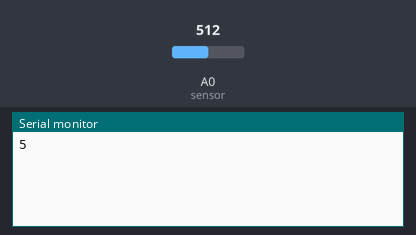
Bench run of a sketch on a simulated Arduino Uno, built with avr-gcc and run on an emulated ATmega328P. Parts: the last lines printed to the serial monitor. Inputs (shaded band) come from the test bench; at power-on: A0 (sensor) = 512.

Above: at 1.8 s.
1.9 s: A0 (sensor) set to 716
At 2.8 s:
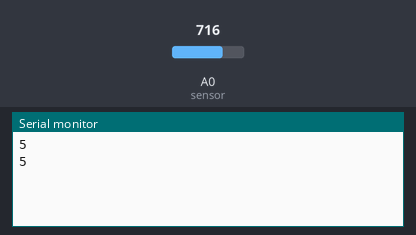
3.4 s: A0 (sensor) set to 900
At 4.6 s:
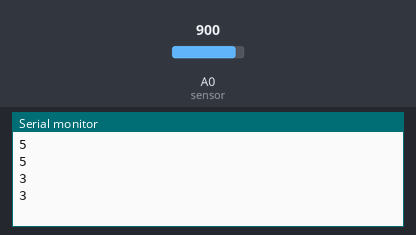
Timing chart, 0 to 6.4 s (numbered marks = the images above; inputs shaded):
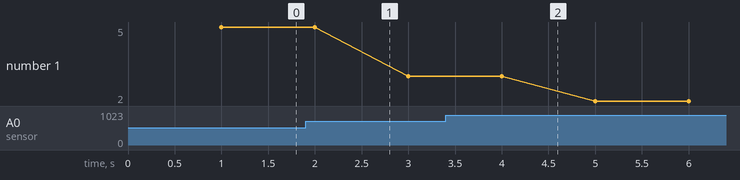

The sketch:

SharpIR_Distance_Measurement.ino
```cpp
// Sharp IR GP2Y0A41SK0F Distance Test
// Sharp IR GP2Y0A41SK0F (4-30cm, analog)
#define sensor A0

void setup() {
  // start the serial port
  Serial.begin(9600);
}

void loop() {

  // value from sensor * (5/1024)
  float volts = analogRead(sensor)*0.0048828125;
  // worked out from datasheet graph
  int distance = 13*pow(volts, -1);
  // slow down serial port
  delay(1000);

  if (distance <= 30){
    // print the distance
    Serial.println(distance);
    }
}
```

Measured:
- plotted number 1: 5 → 3 after the input at 1.9 s, 3 → 2 after the input at 3.4 s
